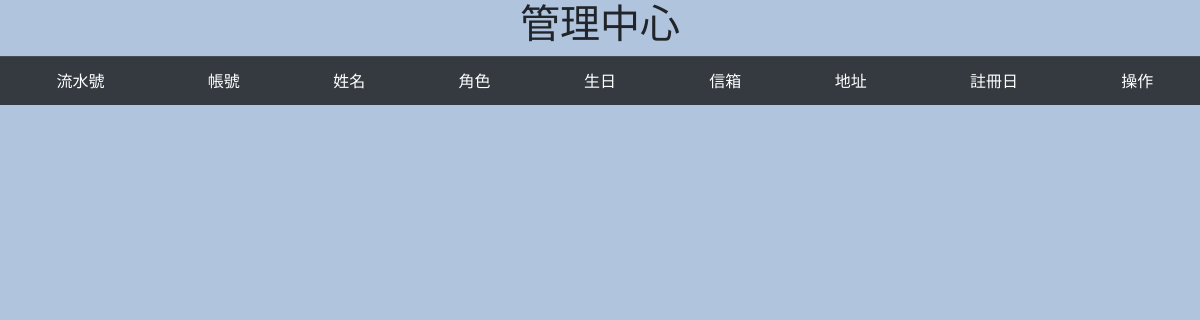
The app's page /admin.php, older data.
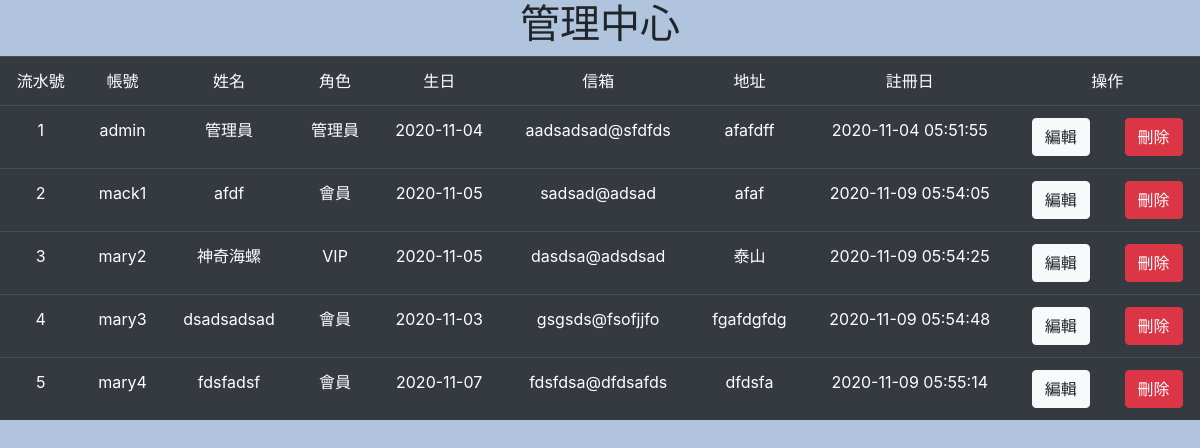
The same page, newer data.
### tables this page shows
CREATE TABLE `member` (
  `id` int(11) UNSIGNED NOT NULL,
  `name` varchar(16) NOT NULL,
  `birthday` date NOT NULL,
  `role` varchar(8) NOT NULL,
  `addr` varchar(64) NOT NULL,
  `education` varchar(16) NOT NULL,
  `login_id` int(11) UNSIGNED NOT NULL
);

### admin.php (the view, shortened to what this page needs)
<?php
include_once('header.php');
?>
<body>
    <h1 class="text-center">管理中心</h1>
</body>
<?php
$dsn = "mysql:host=localhost;dbname=member;charset=utf8";
$pdo = new PDO($dsn, 'root', '');
$sql = "select `login`.`id`,`acc`,`name`,`role`,`birthday`,`email`,`addr`,`create_time` from  `login`,`member` where `login`.`id`=`member`.`login_id`";
$users = $pdo->query($sql)->fetchAll();
echo "<table class='table table-dark col-12 m-auto text-center'>";
echo "<tr>";
echo "<td>流水號</td>";
echo "<td>帳號</td>";
echo "<td>姓名</td>";
echo "<td>角色</td>";
echo "<td>生日</td>";
echo "<td>信箱</td>";
echo "<td>地址</td>";
echo "<td>註冊日</td>";
echo "<td colspan='2'>操作</td>";
echo "</tr>";
foreach ($users as $user) {
    echo "<tr>";
    echo "<td>{$user['id']}</td>";
    echo "<td>{$user['acc']}</td>";
    echo "<td>{$user['name']}</td>";
    echo "<td>{$user['role']}</td>";
    echo "<td>{$user['birthday']}</td>";
    echo "<td>{$user['email']}</td>";
    echo "<td>{$user['addr']}</td>";
    echo "<td>{$user['create_time']}</td>";
    echo "<td><a href='edit_user.php?id={$user['id']}'><button class='btn btn-light'>編輯</button></a></td>";
    echo "<td><a href='del_user.php?id={$user['id']}'><button class='btn btn-danger'>刪除</button></a></td>";
    echo '</tr>';
}
?>
<?php
include_once('footer.php');
?>

### header.php (shortened to what this page needs)
<!DOCTYPE html>
<html lang="en">
<head>
  <link rel="stylesheet" href="https://cdn.jsdelivr.net/npm/bootstrap@4.5.3/dist/css/bootstrap.min.css"
>
</head>

### footer.php (shortened to what this page needs)
</html>

### header.php (style rules this page uses)
body { background: lightsteelblue; }

Row changes from the older to the newer data that the page shows:
added member: login "1", login.acc "admin", name "管理員", role "管理員", birthday "2020-11-04", login.email "aadsadsad@sfdfds", addr "afafdff", login.create_time "2020-11-04 05:51:55"
added member: login "2", login.acc "mack1", name "afdf", role "會員", birthday "2020-11-05", login.email "sadsad@adsad", addr "afaf", login.create_time "2020-11-09 05:54:05"
added member: login "3", login.acc "mary2", name "神奇海螺", role "VIP", birthday "2020-11-05", login.email "dasdsa@adsdsad", addr "泰山", login.create_time "2020-11-09 05:54:25"
added member: login "4", login.acc "mary3", name "dsadsadsad", role "會員", birthday "2020-11-03", login.email "gsgsds@fsofjjfo", addr "fgafdgfdg", login.create_time "2020-11-09 05:54:48"
added member: login "5", login.acc "mary4", name "fdsfadsf", role "會員", birthday "2020-11-07", login.email "fdsfdsa@dfdsafds", addr "dfdsfa", login.create_time "2020-11-09 05:55:14"
